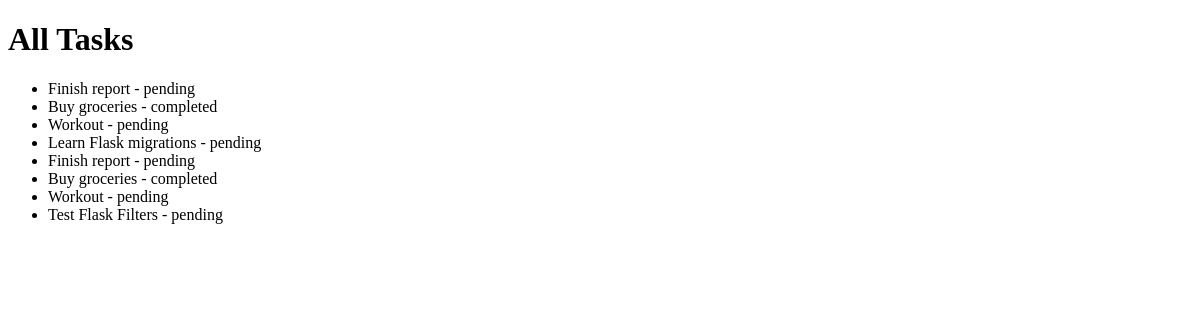
Before: / with the older database file.
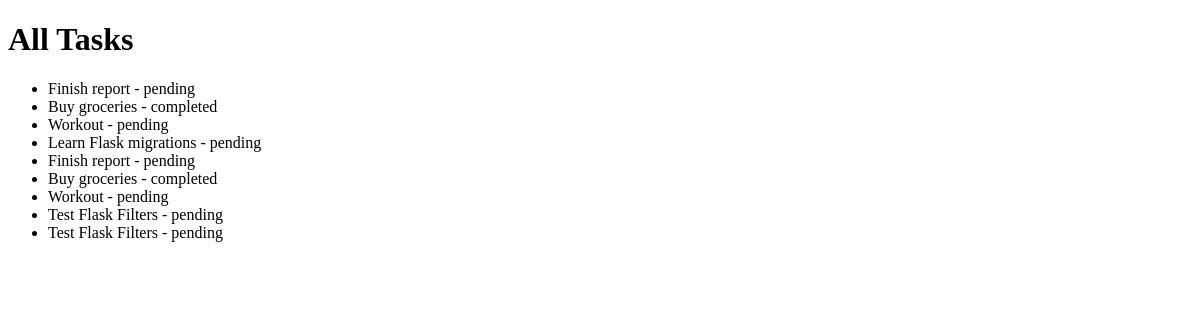
After: the same page with the newer database file.
### day2/models.py (models this page shows, shortened)
class Task(db.Model):
    id = db.Column(db.Integer, primary_key=True)
    title = db.Column(db.String(100), nullable=False)
    description = db.Column(db.String(200))
    status = db.Column(db.String(20))
    due_date = db.Column(db.String(20))

### day2/app.py (the view)
@app.route('/')
def home():
    tasks = Task.query.all()
    return render_template('index.html', tasks=tasks)

### day2/templates/index.html (shortened to what this page needs)
<!DOCTYPE html>
<html lang="en">
<head>
</head>
<body>
  <h1>All Tasks</h1>
  <ul>
    {% for task in tasks %}
      <li>{{ task.title }} - {{ task.status }}</li>
    {% endfor %}
  </ul>
</body>
</html>

Changed rows visible on the page:
added Task: title "Test Flask Filters", status "pending"
